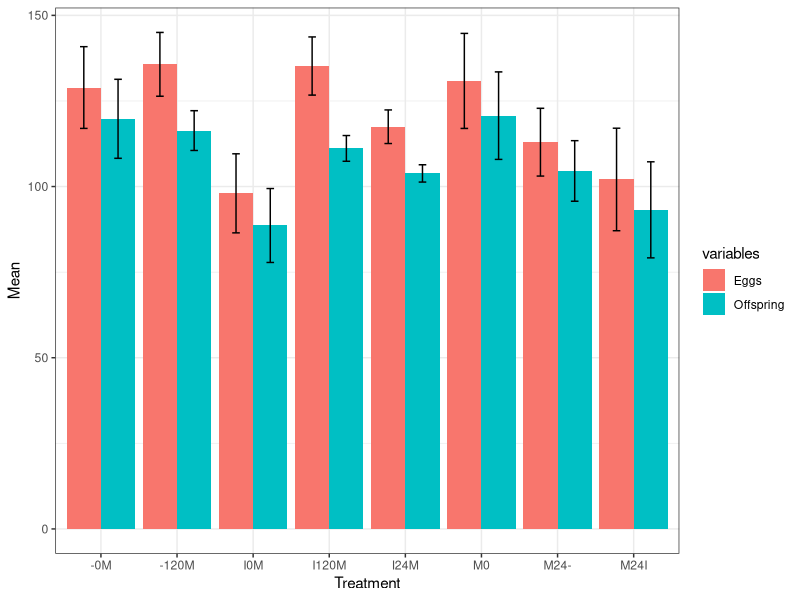
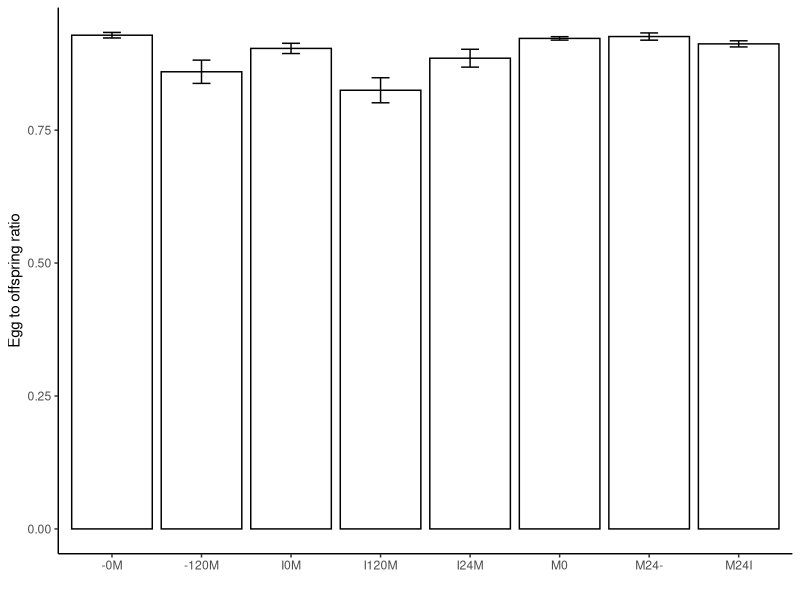

Here is the R script that generated these plots, in order:
library(ggplot2)
library(dplyr)
library(tidyverse)
library(plotrix)
library(reshape2)
library(rstatix)


setwd()
Data<- read.csv("Egg_to_offspring_data.csv", header = T)
New_data<- Data %>% group_by(Treatment, Batch) %>% summarise_at (.vars=c("Eggs", "Offspring"), .funs =sum)
New_data$Females<- c(25, 20, 20, 24, 18, 14, 25, 25, 25, 23, 25, 28, 25, 25, 24, 25, 20, 20, 15, 15, 20, 25, 25, 25) #Numbers represent total females that were used for those treatment in each block
New_data$Mean_eggs <- New_data$Eggs/ New_data$Females
New_data$Mean_offspring <- New_data$Offspring/ New_data$Females
New_data$Egg_to_offspring <- New_data$Mean_offspring/New_data$Mean_eggs


#Plot mean egg and offspring numbers across three experimental blocks
New_data1<- New_data %>% select(Treatment, Mean_eggs, Mean_offspring) %>% group_by(Treatment) %>% summarise_each(funs(mean, sd, std.error))

New_data2<- data.frame(Treatment= c(rep(New_data1$Treatment,2)), variables = c(rep('Eggs', 8), rep('Offspring', 8)),
                       Mean = c(New_data1$Mean_eggs_mean, New_data1$Mean_offspring_mean), 
                       SE = c(New_data1$Mean_eggs_std.error, New_data1$Mean_offspring_std.error))

Plot<- ggplot(New_data2, aes(x= Treatment, y = Mean, fill = variables))+
  geom_bar(position=position_dodge(), stat="identity") +
  geom_errorbar(aes(ymin=Mean-SE, ymax=Mean+SE),
                width=.2,                    # Width of the error bars
                position=position_dodge(.9)) + theme_bw()

Plot

#Pairwise comparison for mean number of eggs between treatments
New_data<- ungroup(New_data)
pair <- New_data %>%
  pairwise_t_test(Mean_eggs ~ Treatment, p.adjust.method = "bonferroni")
pair


#Pairwise comparison for mean number of offspring between treatments
pair1 <- New_data %>%
  pairwise_t_test(Mean_offspring ~ Treatment, p.adjust.method = "bonferroni")
pair1


#Pairwise comparison for egg to offspring ratio between treatments
pair2 <- New_data %>%
  pairwise_t_test(Egg_to_offspring ~ Treatment, p.adjust.method = "bonferroni")
pair2


#Plot egg to offspring data
Ratio<- New_data %>% select(Treatment, Egg_to_offspring) %>% group_by(Treatment) %>% summarise_each(funs(mean, sd, std.error))
Plot1<- ggplot(Ratio, aes(x= Treatment, y = mean))+
  geom_bar(stat="identity", fill="white", colour = "black") +
  geom_errorbar(aes(ymin=mean-std.error, ymax=mean+std.error,
                    width=.2)) +theme_classic() + ylab("Egg to offspring ratio") +xlab("")

Plot1


# Testing for difference in mean number of eggs between treatments
Data.aov <- aov(Mean_eggs ~ Treatment, data = New_data)
Data.aov

# Testing for difference in mean number of offspring between treatments
Data1.aov <- aov(Mean_offspring ~ Treatment, data = New_data)
Data1.aov

# Testing for difference in mean egg to offspring ratio between treatments
Data2.aov <- aov(Egg_to_offspring ~ Treatment, data = New_data)
Data2.aov


